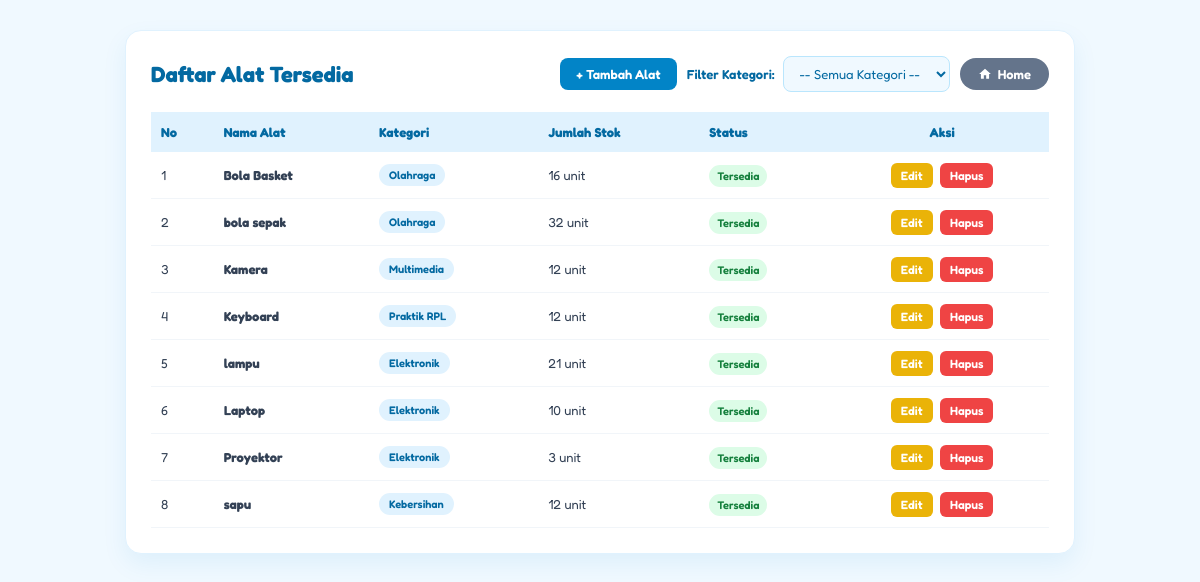
The app's page /alat/tampil.php (signed in) with its own data.
### tables this page shows
CREATE TABLE `alat` (
  `id_alat` int(11) NOT NULL,
  `id_kategori` int(11) NOT NULL,
  `nama_alat` varchar(100) NOT NULL,
  `kategori` varchar(50) DEFAULT NULL,
  `stok` int(11) NOT NULL DEFAULT 0,
  `kondisi` varchar(50) NOT NULL DEFAULT 'Baik'
);

CREATE TABLE `kategori` (
  `id_kategori` int(11) NOT NULL,
  `nama_kategori` varchar(100) NOT NULL
);

### alat/tampil.php (the view, shortened to what this page needs)
<?php
include '../connection.php';
$db = isset($koneksi) ? $koneksi : (isset($conn) ? $conn : null);
$role = strtolower($_SESSION['role'] ?? 'peminjam');
class AlatSiswaHandler {
    private $db;
    public function __construct($koneksi) {
        $this->db = $koneksi;
    }
    public function getDaftarAlat($id_kategori_filter = '') {
        if (!empty($id_kategori_filter)) {
            $stmt = $this->db->prepare("SELECT alat.*, kategori.nama_kategori
                                       FROM alat
                                       LEFT JOIN kategori ON alat.id_kategori = kategori.id_kategori
                                       WHERE alat.id_kategori = ?
                                       ORDER BY alat.nama_alat ASC");
            $stmt->bind_param("i", $id_kategori_filter);
            $stmt->execute();
            return $stmt->get_result();
        } else {
            return $this->db->query("SELECT alat.*, kategori.nama_kategori
                                     FROM alat
                                     LEFT JOIN kategori ON alat.id_kategori = kategori.id_kategori
                                     ORDER BY alat.nama_alat ASC");
        }
    }
}
$app = new AlatSiswaHandler($db);
$id_kategori_dipilih = isset($_GET['id_kategori']) ? $_GET['id_kategori'] : '';
$daftar_alat   = $app->getDaftarAlat($id_kategori_dipilih);
$home_url = '../home.php';
?>
<!DOCTYPE html>
<html lang="id">
<head>
</head>
<body>
<div class="container">
    <div class="header-section">
        <h2>Daftar Alat Tersedia</h2>
        <div style="display: flex; gap: 10px; align-items: center;">
            <?php if ($role == 'admin'): ?>
                <a href="tambah.php" class="btn-tambah">+ Tambah Alat</a>
            <?php endif; ?>
            <form method="GET" action="" class="filter-form">
                <label for="id_kategori">Filter Kategori:</label>
                <select name="id_kategori" id="id_kategori" class="select-kategori" onchange="this.form.submit()">
                    <option value="">-- Semua Kategori --</option>
                </select>
            </form>
            <a href="<?= $home_url; ?>" class="btn-home">
                <svg width="14" height="14" viewBox="0 0 24 24" fill="currentColor">
                    <path d="M10 20v-6h4v6h5v-8h3L12 3 2 12h3v8z"/>
                </svg>
                Home
            </a>
        </div>
    </div>
    <table>
        <thead>
            <tr>
                <th>No</th>
                <th>Nama Alat</th>
                <th>Kategori</th>
                <th>Jumlah Stok</th>
                <th>Status</th>
                <?php if ($role == 'admin'): ?>
                    <th style="text-align: center;">Aksi</th>
                <?php endif; ?>
            </tr>
        </thead>
        <tbody>
            <?php
            $no = 1;
            if ($daftar_alat && $daftar_alat->num_rows > 0) {
                while ($row = $daftar_alat->fetch_assoc()) {
                    $stok = (int)$row['stok'];
                    $nama_kategori = !empty($row['nama_kategori']) ? $row['nama_kategori'] : '-';
            ?>
                    <tr>
                        <td><?= $no++; ?></td>
                        <td><strong><?= htmlspecialchars($row['nama_alat']); ?></strong></td>
                        <td><span class="badge-kategori"><?= htmlspecialchars($nama_kategori); ?></span></td>
                        <td><?= $stok; ?> unit</td>
                        <td>
                            <?php if ($stok > 0) : ?>
                                <span class="badge-stok">Tersedia</span>
                            <?php else : ?>
                                <span class="badge-habis">Tidak Tersedia</span>
                            <?php endif; ?>
                        </td>
                        <?php if ($role == 'admin'): ?>
                            <td style="text-align: center;">
                                <a href="edit.php?id=<?= $row['id_alat']; ?>" class="btn-edit">Edit</a>
                                <a href="tampil.php?id=<?= $row['id_alat']; ?>&aksi=hapus" onclick="return confirm('Yakin ingin menghapus alat ini?')" class="btn-hapus">Hapus</a>
                            </td>
                        <?php endif; ?>
                    </tr>
            <?php
                }
            } else {
                $colspan = ($role == 'admin') ? '6' : '5';
                echo "<tr><td colspan='$colspan' style='text-align:center; padding:20px; color:#94a3b8;'>Belum ada data alat pada kategori ini.</td></tr>";
            }
            ?>
        </tbody>
    </table>
</div>
</body>
</html>

### alat/tampil.php (style rules this page uses)
* { box-sizing: border-box; font-family: 'Fredoka', sans-serif; margin: 0; padding: 0; }
body { background-color: #f0f9ff; padding: 30px 20px; }
.container { max-width: 950px; margin: 0 auto; background: #ffffff; padding: 25px; border-radius: 16px; box-shadow: 0 10px 25px rgba(2, 132, 199, 0.08); border: 1px solid #e0f2fe; }
.header-section { display: flex; justify-content: space-between; align-items: center; margin-bottom: 20px; flex-wrap: wrap; gap: 10px; }
h2 { color: #0369a1; font-size: 22px; }
.filter-form { display: flex; align-items: center; gap: 8px; }
.filter-form label { font-size: 13px; color: #0369a1; font-weight: 600; }
.select-kategori { padding: 8px 12px; border: 1px solid #bae6fd; border-radius: 8px; font-size: 13px; outline: none; background: #f0f9ff; color: #0369a1; cursor: pointer; }
table { width: 100%; border-collapse: collapse; margin-top: 10px; }
th { background-color: #e0f2fe; color: #0369a1; text-align: left; padding: 12px 10px; font-size: 13px; }
td { padding: 12px 10px; border-bottom: 1px solid #f1f5f9; color: #334155; font-size: 13px; vertical-align: middle; }
.badge-kategori { background-color: #e0f2fe; color: #0369a1; padding: 4px 10px; border-radius: 12px; font-size: 11px; font-weight: 600; display: inline-block; }
.badge-stok { background-color: #dcfce7; color: #15803d; padding: 4px 8px; border-radius: 12px; font-weight: 600; font-size: 11px; }
.btn-tambah { background-color: #0284c7; color: #fff; padding: 8px 16px; border-radius: 8px; text-decoration: none; font-size: 13px; font-weight: 600; }
.btn-edit { background-color: #eab308; color: #fff; padding: 5px 10px; border-radius: 6px; text-decoration: none; font-size: 12px; font-weight: 600; margin-right: 4px; }
.btn-hapus { background-color: #ef4444; color: #fff; padding: 5px 10px; border-radius: 6px; text-decoration: none; font-size: 12px; font-weight: 600; }
.btn-home { background-color: #64748b; color: #ffffff; padding: 8px 18px; border-radius: 20px; text-decoration: none; font-size: 13px; font-weight: 600; display: inline-flex; align-items: center; gap: 6px; transition: background 0.2s; }

### records on screen
alat: nama_alat "Bola Basket", id_kategori.nama_kategori "Olahraga", stok "16", shows "Tersedia"
alat: nama_alat "bola sepak", id_kategori.nama_kategori "Olahraga", stok "32", shows "Tersedia"
alat: nama_alat "Kamera", id_kategori.nama_kategori "Multimedia", stok "12", shows "Tersedia"
alat: nama_alat "Keyboard", id_kategori.nama_kategori "Praktik RPL", stok "12", shows "Tersedia"
alat: nama_alat "lampu", id_kategori.nama_kategori "Elektronik", stok "21", shows "Tersedia"
alat: nama_alat "Laptop", id_kategori.nama_kategori "Elektronik", stok "10", shows "Tersedia"
alat: nama_alat "Proyektor", id_kategori.nama_kategori "Elektronik", stok "3", shows "Tersedia"
alat: nama_alat "sapu", id_kategori.nama_kategori "Kebersihan", stok "12", shows "Tersedia"
